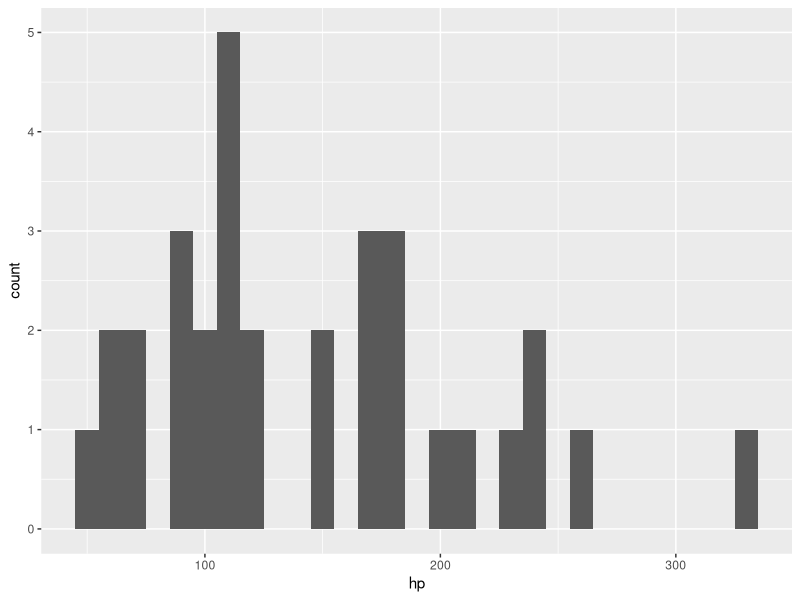
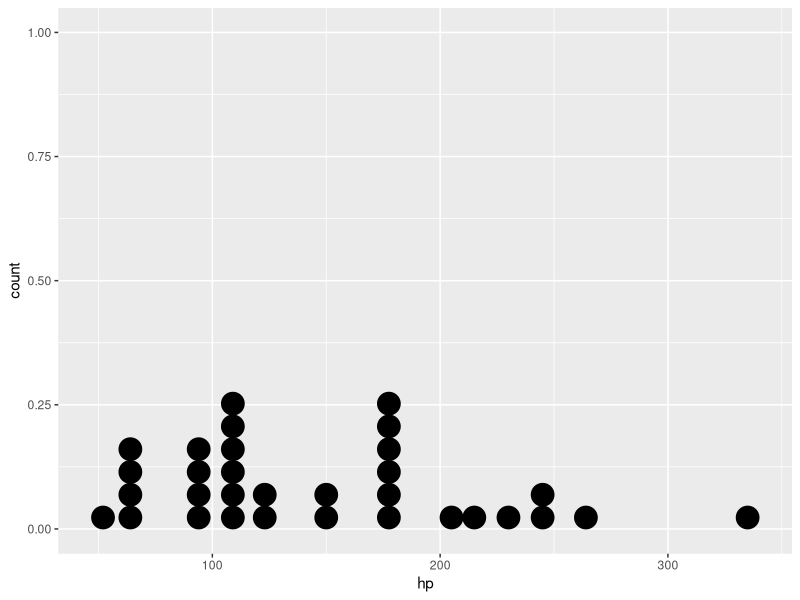

Source code (R) for these figures, in order: (Note: this script raises an error after producing the figures.)
## ---- chunk 1
knitr::opts_chunk$set(echo = TRUE)
## ---- chunk 2
library(ggplot2)
par(mfrow=c(1,2))
g1<-ggplot(mtcars, aes(x=hp))
g1+geom_histogram(binwidth = 10)
g1+geom_dotplot(binwidth =10)
## ---- chunk 3
g2<-ggplot(mtcars, aes(x=factor(cyl), y=hp))
g2+geom_boxplot()+xlab()
